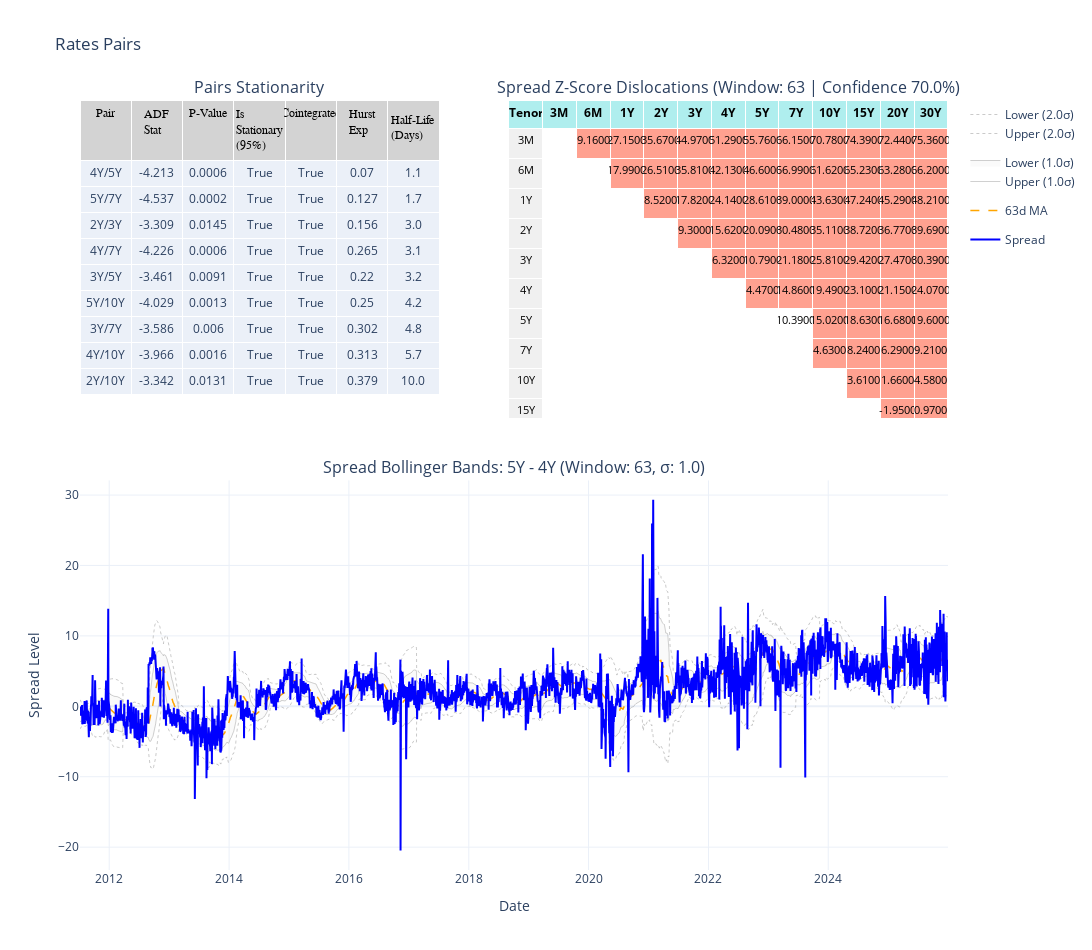

Notebook code cell kept with this figure:
### Code cell
plot_pairs_dashboard('ASW', '5Y', '4Y', window=63, stationarity_lookback='2Y', confidence=0.7, sigma_factor=1.0)

### Figure 1 — Plotly figure (JSON) as saved in the notebook; plotly's stock layout.template omitted (floating-point values rounded to 4 significant figures; data arrays with more than 128 entries replaced by an {"elided": "..."} marker saying what was removed)
{"data": [{"cells": {"align": "center", "height": 26, "values": [["4Y/5Y", "5Y/7Y", "2Y/3Y", "4Y/7Y", "3Y/5Y", "5Y/10Y", "3Y/7Y", "4Y/10Y", "2Y/10Y"], ["-4.213", "-4.537", "-3.309", "-4.226", "-3.461", "-4.029", "-3.586", "-3.966", "-3.342"], ["0.0006", "0.0002", "0.0145", "0.0006", "0.0091", "0.0013", "0.006", "0.0016", "0.0131"], ["True", "True", "True", "True", "True", "True", "True", "True", "True"], ["True", "True", "True", "True", "True", "True", "True", "True", "True"], ["0.07", "0.127", "0.156", "0.265", "0.22", "0.25", "0.302", "0.313", "0.379"], ["1.1", "1.7", "3.0", "3.1", "3.2", "4.2", "4.8", "5.7", "10.0"]]}, "domain": {"x": [0, 0.414], "y": [0.586, 1]}, "header": {"align": "center", "fill": {"color": "lightgray"}, "font": {"color": "black", "family": "Arial Black", "size": 12}, "values": ["Pair", "ADF Stat", "P-Value", "Is Stationary (95%)", "Cointegrated", "Hurst Exp", "Half-Life (Days)"]}, "type": "table"}, {"cells": {"align": "center", "fill": {"color": {"elided": "13x12 str values"}}, "font": {"color": "black", "size": 11}, "height": 30, "values": {"elided": "13x12 str values"}}, "domain": {"x": [0.494, 1], "y": [0.586, 1]}, "header": {"align": "center", "fill": {"color": "paleturquoise"}, "font": {"color": "black", "size": 12, "weight": "bold"}, "values": ["Tenor", "3M", "6M", "1Y", "2Y", "3Y", "4Y", "5Y", "7Y", "10Y", "15Y", "20Y", "30Y"]}, "type": "table"}, {"legendgroup": "outer", "line": {"color": "rgba(150, 150, 150, 0.5)", "dash": "dot", "width": 1}, "mode": "lines", "name": "Upper (2.0σ)", "type": "scatter", "x": {"elided": "3606 str values"}, "xaxis": "x", "y": {"elided": "3606 float values"}, "yaxis": "y"}, {"legendgroup": "outer", "line": {"color": "rgba(150, 150, 150, 0.5)", "dash": "dot", "width": 1}, "mode": "lines", "name": "Lower (2.0σ)", "type": "scatter", "x": {"elided": "3606 str values"}, "xaxis": "x", "y": {"elided": "3606 float values"}, "yaxis": "y"}, {"legendgroup": "inner", "line": {"color": "rgba(100, 100, 100, 0.3)", "width": 1}, "mode": "lines", "name": "Upper (1.0σ)", "type": "scatter", "x": {"elided": "3606 str values"}, "xaxis": "x", "y": {"elided": "3606 float values"}, "yaxis": "y"}, {"fill": "tonexty", "fillcolor": "rgba(200, 200, 200, 0.1)", "legendgroup": "inner", "line": {"color": "rgba(100, 100, 100, 0.3)", "width": 1}, "mode": "lines", "name": "Lower (1.0σ)", "type": "scatter", "x": {"elided": "3606 str values"}, "xaxis": "x", "y": {"elided": "3606 float values"}, "yaxis": "y"}, {"line": {"color": "orange", "dash": "dash", "width": 1.5}, "mode": "lines", "name": "63d MA", "type": "scatter", "x": {"elided": "3606 str values"}, "xaxis": "x", "y": {"elided": "3606 float values"}, "yaxis": "y"}, {"line": {"color": "blue", "width": 2}, "mode": "lines", "name": "Spread", "type": "scatter", "x": {"elided": "3606 str values"}, "xaxis": "x", "y": {"elided": "3606 float values"}, "yaxis": "y"}], "layout": {"annotations": [{"font": {"size": 16}, "showarrow": false, "text": "Pairs Stationarity", "x": 0.207, "xanchor": "center", "xref": "paper", "y": 1, "yanchor": "bottom", "yref": "paper"}, {"font": {"size": 16}, "showarrow": false, "text": "Spread Z-Score Dislocations (Window: 63 | Confidence 70.0%)", "x": 0.747, "xanchor": "center", "xref": "paper", "y": 1, "yanchor": "bottom", "yref": "paper"}, {"font": {"size": 16}, "showarrow": false, "text": "Spread Bollinger Bands: 5Y - 4Y (Window: 63, σ: 1.0)", "x": 0.5, "xanchor": "center", "xref": "paper", "y": 0.506, "yanchor": "bottom", "yref": "paper"}], "height": 950, "showlegend": true, "title": {"text": "Rates Pairs"}, "width": 1200, "xaxis": {"anchor": "y", "domain": [0, 1], "title": {"text": "Date"}}, "yaxis": {"anchor": "x", "domain": [0, 0.506], "title": {"text": "Spread Level"}}}}
